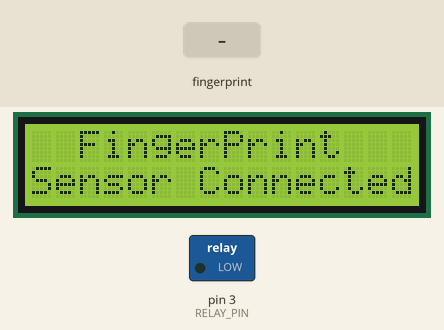
Recording of a sketch running on a simulated Arduino Uno, built with avr-gcc and run on an emulated ATmega328P. On the bench: 16×2 character LCD, switched loads named in the sketch (green lamp = pin HIGH). The inputs (shaded band) are chosen by the test bench. The modem is registered and sends nothing unless stated.

Above: at 1.6 s.
At 5.7 s:
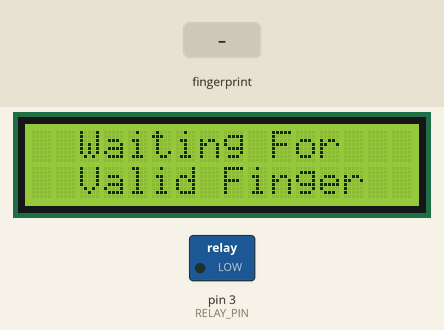
5.8 s: finger stored as number 1 placed on the sensor
At 7.4 s:
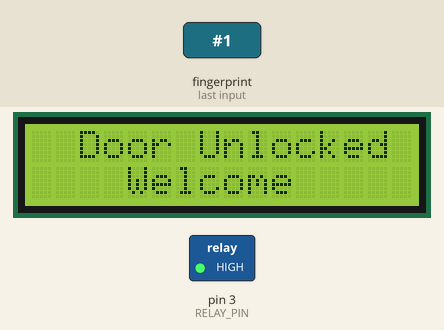
At 11.3 s:
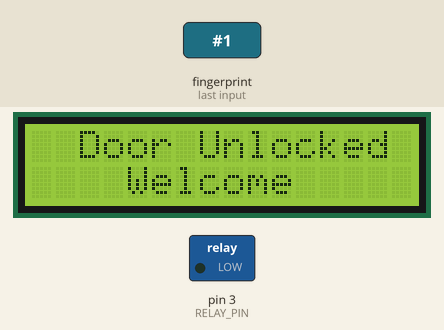
Timing chart, 0 to 12.8 s (numbered marks = the images above; inputs shaded):
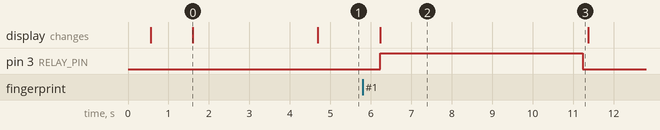

The sketch:

FPS_DoorLock_SMS.ino
```cpp
/*
 Name:		FPS_DoorLock_SMS.ino
 Created:	1/18/2020 8:12:17 AM
 Author:	CrisantoIII
*/

// the setup function runs once when you press reset or power the board
#include "SMS.h"
#include "Relay.h"
#include "IICLCD.h"
#include "FPS.h"

//SMS_RX 					10
//SMS_TX 					11
//SMS_RESET 				2
//SDA						A4
//SCL						A5
//FPS_RX					0
//FPS_TX					1

#define FPS_BAUDRATE		57600
#define RELAY_PIN			3
#define CONTACTNO			"+63000000000"

#define LCD_ADDRESS			0x27
#define LCD_ROWS			2
#define LCD_COLS			16

SMS *sms;
Relay *relay;
IICLCD *lcd;
FPS *fps;

void setup() {
	sms = new SMS(CONTACTNO);
	relay = new Relay(RELAY_PIN, false);
	lcd = new IICLCD(LCD_ADDRESS, LCD_ROWS, LCD_COLS);
	fps = new FPS(&Serial, FPS_BAUDRATE);

	if (fps->isFPSConnected())
	{
		lcd->showisFPSConnected();
		delay(3000);
	}
	else
	{
		lcd->showFPSnotFound();
		delay(3000);
		lcd->showFPSCheckConnection();
		while (1) {}
	}

}

// the loop function runs over and over again until power down or reset
void loop() {

	processFPS();
	delay(50);
}

int processFPS()
{
	if (fps->readValidImge() == false)
	{
		lcd->showreadNotValidImge();
		return -1;
	}

	if (fps->checkImage2Tz() == false)
	{
		lcd->showcheckFailedImage2Tz();
		delay(3000);
		return -1;
	}

	if (fps->findMatch() == false)
	{
		lcd->showfindNotMatch();
		sms->send("FPS Failed");
		delay(3000);
		return -1;
	}

	//If everything was ok, then we successfully match
	lcd->showSuccess();
	relay->On();
	sms->send("FPS Accepted");
	delay(3000);
	relay->Off();
	return fps->Success();
}
```

FPS.cpp
```cpp
//
//
//

#include "FPS.h"


FPS::FPS(HardwareSerial *hs, uint32_t baudrate)
{
	finger = new Adafruit_Fingerprint(hs);
	finger->begin(baudrate);
}

FPS::~FPS()
{
	if (finger)
		delete finger;
}

bool FPS::isFPSConnected()
{
	return finger->verifyPassword();
}

bool FPS::readValidImge()
{
	return finger->getImage() == FINGERPRINT_OK;
}

bool FPS::checkImage2Tz()
{
	return finger->image2Tz() == FINGERPRINT_OK;
}

bool FPS::findMatch()
{
	return finger->fingerFastSearch() == FINGERPRINT_OK;
}

int FPS::Success()
{
	return finger->fingerID;
}
```

FPS.h
```cpp
// FPS.h

#ifndef _FPS_h
#define _FPS_h

#if defined(ARDUINO) && ARDUINO >= 100
	#include "arduino.h"
#else
	#include "WProgram.h"
#endif

#include <Adafruit_Fingerprint.h>

class FPS
{
public:
	FPS(HardwareSerial *hs, uint32_t baudrate);
	~FPS();

	bool isFPSConnected();

	bool readValidImge();
	bool checkImage2Tz();
	bool findMatch();
	int Success();

private:
	Adafruit_Fingerprint *finger;

};

#endif
```

Relay.cpp
```cpp
//
//
//

#include "Relay.h"


Relay::Relay(uint8_t pin, bool is_high)
{
	this->pin = pin;

	pinMode(pin, OUTPUT);

	if (is_high)
		digitalWrite(pin, HIGH);
	else
		digitalWrite(pin, LOW);
}

Relay::~Relay()
{

}

void Relay::On()
{
	digitalWrite(pin, HIGH);
}

void Relay::Off()
{
	digitalWrite(pin, LOW);
}
```

Relay.h
```cpp
// Relay.h

#ifndef _RELAY_h
#define _RELAY_h

#if defined(ARDUINO) && ARDUINO >= 100
	#include "arduino.h"
#else
	#include "WProgram.h"
#endif

class Relay
{
public:
	Relay(uint8_t pin, bool is_high);
	~Relay();

	void On();
	void Off();

private:
	uint8_t pin;
};


#endif
```

SMS.cpp
```cpp
//
//
//

#include "SMS.h"

SMS::SMS(String contact_no)
{
	GSM.begin(4800);

	this->contact_no = contact_no;
}

SMS::~SMS()
{

}

void SMS::send(String text)
{
	GSM.sendSms((char *)contact_no.c_str(), (char *)text.c_str());
}
```

SMS.h
```cpp
// SMS.h

#ifndef _SMS_h
#define _SMS_h

#if defined(ARDUINO) && ARDUINO >= 100
	#include "arduino.h"
#else
	#include "WProgram.h"
#endif

#include <Sim800L.h>
#include <SoftwareSerial.h>

//#define DEFAULT_RX_PIN 		10
//#define DEFAULT_TX_PIN 		11
//#define DEFAULT_RESET_PIN 	2

class SMS
{
public:
	SMS(String contact_no);
	~SMS();

	void send(String text);

private:
	String contact_no;
	uint8_t reset_pin;
	Sim800L GSM;
};

#endif
```

IICLCD.cpp
```cpp
//
//
//

#include "IICLCD.h"

IICLCD::IICLCD(uint8_t lcd_addr, uint8_t lcd_cols, uint8_t lcd_rows)
{
	lcd = new LiquidCrystal_I2C(lcd_addr, lcd_cols, lcd_rows);
	rows = lcd_rows;

	lcd->begin();
}


IICLCD::~IICLCD()
{
	if (lcd)
		delete lcd;
}

void IICLCD::showisFPSConnected()
{
	lcd->clear();
	lcd->setCursor(0, 0);
	lcd->print("  FingerPrint ");
	lcd->setCursor(0, 1);
	lcd->print("Sensor Connected");
}

void IICLCD::showFPSnotFound()
{
	lcd->clear();
	lcd->setCursor(0, 0);
	lcd->print("Unable to found");
	lcd->setCursor(0, 1);
	lcd->print("Sensor");
}

void IICLCD::showFPSCheckConnection()
{
	lcd->clear();
	lcd->setCursor(0, 0);
	lcd->print("Check Connections");
}

void IICLCD::showreadNotValidImge()
{
	lcd->clear();
	lcd->setCursor(0, 0);
	lcd->print("  Waiting For");
	lcd->setCursor(0, 1);
	lcd->print("  Valid Finger");
}

void IICLCD::showcheckFailedImage2Tz()
{
	lcd->clear();
	lcd->setCursor(0, 0);
	lcd->print("  Messy Image");
	lcd->setCursor(0, 1);
	lcd->print("  Try Again");
}

void IICLCD::showfindNotMatch()
{
	lcd->clear();
	lcd->setCursor(0, 0);
	lcd->print("Not Valid Finger");
}

void IICLCD::showSuccess()
{
	lcd->clear();
	lcd->setCursor(0, 0);
	lcd->print("  Door Unlocked");
	lcd->setCursor(0, 1);
	lcd->print("    Welcome");
}
```

IICLCD.h
```cpp
// IICLCD.h

#ifndef _IICLCD_h
#define _IICLCD_h

#if defined(ARDUINO) && ARDUINO >= 100
#include "arduino.h"
#else
#include "WProgram.h"
#endif

#include <Wire.h>
#include <LiquidCrystal_I2C.h>

class IICLCD
{
public:
	IICLCD(uint8_t lcd_addr, uint8_t lcd_cols, uint8_t lcd_rows);
	~IICLCD();

	void showisFPSConnected();
	void showFPSnotFound();
	void showFPSCheckConnection();

	void showreadNotValidImge();
	void showcheckFailedImage2Tz();
	void showfindNotMatch();
	void showSuccess();

private:
	LiquidCrystal_I2C *lcd;
	uint8_t rows;

};
#endif
```

Measured:
- after the input at 5.8 s, pin 3 (RELAY_PIN): LOW → HIGH after 0.44 s, → LOW 5.0 s later; the display: changes after 0.44 s (image 2)
- what the display in image 0 shows lasts 3.1 s, from 1.6 s to 4.7 s
- what the display in image 2 shows lasts 5.2 s, from 6.2 s to 11.4 s
